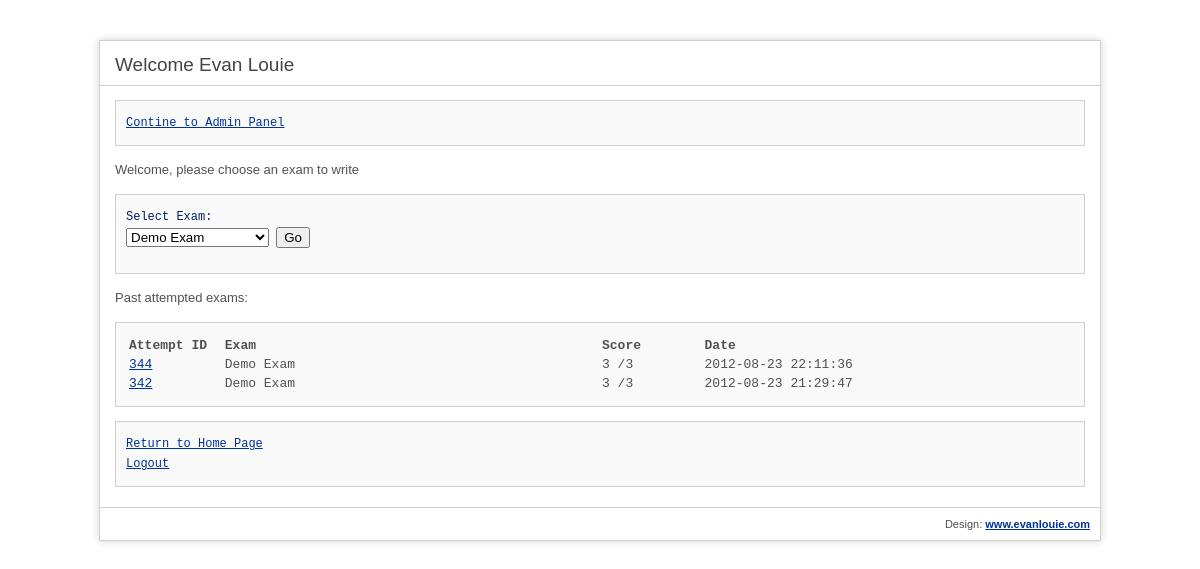
Screenshot of /user/index.php (signed in) with the database file from the repository.
### tables this page shows
CREATE TABLE IF NOT EXISTS `user` (
  `user_id` int(255) NOT NULL AUTO_INCREMENT,
  `first_name` varchar(255) NOT NULL,
  `last_name` varchar(255) NOT NULL,
  `email` varchar(255) NOT NULL,
  `password` varchar(255) NOT NULL,
  PRIMARY KEY (`user_id`)
);

CREATE TABLE IF NOT EXISTS `attempt` (
  `attempt_id` int(255) NOT NULL AUTO_INCREMENT,
  `user_id` int(255) NOT NULL,
  `score` int(255) NOT NULL,
  `timestamp` timestamp NOT NULL DEFAULT CURRENT_TIMESTAMP,
  `status` tinyint(4) NOT NULL DEFAULT '0',
  `out_of` int(255) NOT NULL,
  PRIMARY KEY (`attempt_id`),
  KEY `user_id` (`user_id`)
);

CREATE TABLE IF NOT EXISTS `exam` (
  `exam_id` int(255) NOT NULL AUTO_INCREMENT,
  `title` varchar(255) NOT NULL,
  `status` tinyint(4) NOT NULL DEFAULT '1',
  PRIMARY KEY (`exam_id`)
);

### _classes/aaa.php (called while the page is built, shortened)
<?php
class master {
	function __construct() {
		$this -> mysqli = new mysqli('localhost', 'root', '', 'exam_system');
	}
}
?>

### _classes/exam.php (called while the page is built, shortened)
<?php
class exam extends master {
	public function getListOfAllExamsAsObjectArray() {
		$array = array();
		$query = "SELECT * FROM exam WHERE status = 1";
		$result = $this -> mysqli -> query($query) or die($this -> mysqli -> error);
		while ($obj = $result -> fetch_object()) {
			array_push($array, $obj);
		}
		return $array;
	}
}
?>

### _classes/user.php (called while the page is built, shortened)
<?php
class user extends master {
	public $user_id;
	private $first_name;
	private $last_name;
	public function getFromDB($user_id) {
		$user_id = $this -> mysqli -> escape_string($user_id);
		$query = "SELECT * FROM user WHERE user_id = ?";
		if ($stmt = $this -> mysqli -> prepare($query)) {
			$stmt -> bind_param('i', $user_id);
			if ($stmt -> execute()) {
				$result = $stmt -> get_result();
				while ($obj = $result -> fetch_object()) {
					$this -> first_name = $obj -> first_name;
					$this -> last_name = $obj -> last_name;
					$this -> user_id = $obj -> user_id;
				}
				return TRUE;
			} else {
				return FALSE;
			}
		}
	}
	public function get_first_name() {
		return $this -> first_name;
	}
	public function get_last_name() {
		return $this -> last_name;
	}
	public function getAllAttemptObjects() {
		$attempts = array();
		$query = "	SELECT DISTINCT
						e.title,
						a.score,
						a.timestamp,
						a.attempt_id,
						e.exam_id,
						a.out_of
					FROM
						user as u,
						attempt as a,
						attempt_exam_map as aem,
						exam as e
					WHERE
						? = u.user_id AND
						u.user_id = a.user_id AND
						a.attempt_id = aem.attempt_id AND
						aem.exam_id = e.exam_id
					ORDER BY
						a.attempt_id";
		if ($stmt = $this -> mysqli -> prepare($query) or die($this -> mysqli -> error)) {
			$stmt -> bind_param('i', $this -> user_id);
			if ($stmt -> execute() or die($stmt -> error)) {
				$result = $stmt -> get_result();
				while ($obj = $result -> fetch_object()) {
					array_push($attempts, $obj);
				}
			}
		}
		return $attempts;
	}
}
?>

### _classes/attempt.php (called while the page is built, shortened)
<?php
class attempt extends master {
	public $attempt_id;
	public function getFromDB($attempt_id) {
		$attempt_id = $this -> mysqli -> escape_string($attempt_id);
		$query = "SELECT * FROM attempt WHERE attempt_id = ?";
		if ($stmt = $this -> mysqli -> prepare($query) or die($this -> mysqli -> error)) {
			$stmt -> bind_param('i', $attempt_id);
			$stmt -> execute() or die($stmt -> error);
			$result = $stmt -> get_result();
			while ($obj = $result -> fetch_object()) {
				$this -> attempt_id = $obj -> attempt_id;
			}
		}
	}
	public function get_OutOfScore() {
		$query = "SELECT * FROM attempt AS a, attempt_sqa_map AS asm, section_question_answer_map AS sqam WHERE ? = a.attempt_id AND a.attempt_id = asm.attempt_id AND asm.sqam_id = sqam.sqam_id";
		if ($stmt = $this->mysqli->prepare($query) or die($this->mysqli->error)) {
			$stmt -> bind_param('i', $this->attempt_id);
			if ($stmt -> execute() or die ($stmt -> error)) {
				$result = $stmt -> get_result();
				return $result->num_rows;
			}
		}
	}
}
?>

### _classes/admin.php (called while the page is built, shortened)
<?php
class admin extends master {
	public function isAdmin($user_id) {
		$user_id = $this -> mysqli -> real_escape_string($user_id);
		$query = "SELECT * FROM admin WHERE user_id = ?";
		if ($stmt = $this -> mysqli -> prepare($query) or die($this -> mysqli -> error)) {
			$stmt -> bind_param('i', $user_id);
			$stmt -> execute();
			$stmt -> store_result();
			if ($stmt -> num_rows == 0) {
				return FALSE;
			} else {
				return TRUE;
			}
		}
	}
}
?>

### user/index.php (the view, shortened to what this page needs)
<?php
require "../_functions/functions.php";
if (isset($_SESSION['user_id'])) {
	$user = new user;
	$user -> getFromDB($_SESSION['user_id']);
} else if (isset($_POST['email']) && isset($_POST['password'])) {
	$email = $_POST['email'];
	$password = $_POST['password'];
	$user = new user;
	if ($user -> userExists($email)) {
		$user -> getFromDB($user -> get_user_id_fromDB($email));
	} else {
		unset($user);
	}
}
if (isset($user)) {
	$attempts = $user -> getAllAttemptObjects();
	$exam = new exam;
	$examArray = $exam -> getListOfAllExamsAsObjectArray();
	$examList = '';
	while (!empty($examArray)) {
		$e = array_pop($examArray);
		$examList .= "<option value='$e->exam_id'>$e->title</option>";
	}
	$h1 = "Welcome " . $user -> get_first_name() . ' ' . $user -> get_last_name();
	$p = "Past attempted exams:";
	if (empty($attempts)) {
		$code = "No past exams taken";
	} else {
		$code = "<table style='width:100%'><tbody><tr><td style='width:10%'><strong>Attempt ID</strong></td><td style='width:40%'><strong>Exam</strong></td><td><strong>Score</strong></td><td><strong>Date</strong></td></tr>";
		while (!empty($attempts)) {
			$attempt = array_pop($attempts);
			$a = new attempt;
			$a -> getFromDB($attempt->attempt_id);
			$code = $code . "<tr><td><a href='../attempt?attempt_id=$attempt->attempt_id'>$attempt->attempt_id</a></td><td>$attempt->title</td><td>$attempt->score /" . $a->get_OutOfScore() . "</td><td>$attempt->timestamp</td></tr>";
		}
		$code = $code . "</tbody></table>";
	}
} else {
	$h1 = "Login Error!";
	$p = "Error:";
	$code = "Password or Email incorrect";
}
?>
<html lang="en">
<head>
	<link rel="stylesheet" type="text/css" href="../_css/styles.css"/>
</head>
<body>
<div id="container">
	<h1><?php echo $h1 ?></h1>
	<div id="body">
		<?php if (isset($_SESSION['user_id'])) {
			$admin = new admin;
			if ($admin->isAdmin($_SESSION['user_id'])) {
				echo "<code><a href='../admin/'>Contine to Admin Panel</a></code>";
			}
		?>
		<p>Welcome, please choose an exam to write</p>
		<code>
			Select Exam:
			<form method='post' action="../exam/">
				<select id="exam" name='exam_id'>
					<?php echo $examList ?>
				</select>
				<input type='submit' id='doExam' value='Go'/>
			</form>
		</code>
		<?php } ?>
		<p><?php echo $p ?></p>
		<code>
			<?php echo $code ?>
		</code>
		<code><a href='../'>Return to Home Page</a><br><a href='../logout.php'>Logout</a></code>
	</div>
</div>
</body>
</html>

### _css/styles.css (style rules this page uses)
body { background-color: #fff; margin: 40px; font: 13px/20px normal Helvetica, Arial, sans-serif; color: #4F5155; width: auto; }
a { color: #003399; background-color: transparent; font-weight: normal; }
h1 { color: #444; background-color: transparent; border-bottom: 1px solid #D0D0D0; font-size: 19px; font-weight: normal; margin: 0 0 14px 0; padding: 14px 15px 10px 15px; }
code { font-size: 12px; background-color: #f9f9f9; border: 1px solid #D0D0D0; color: #002166; display: block; margin: 14px 0 14px 0; padding: 12px 10px 12px 10px; overflow: auto; }
#body { margin: 0 15px 0 15px; }
#container { margin: 10px auto; border: 1px solid #D0D0D0; -webkit-box-shadow: 0 0 8px #D0D0D0; width: 1000px; }
code { max-height: 600px; overflow: scrollable; }

### rows the page displays
user: h1 "Welcome Evan Louie"
attempt: attempt_id "344", score "3", timestamp "2012-08-23 22:11:36"
exam: title "Demo Exam Demo Exam"
attempt: attempt_id "342", score "3", timestamp "2012-08-23 21:29:47"

### other values shown
$p "Past attempted exams:"
$a->get_OutOfScore() "3 3"
form field exam_id "Demo Exam"
